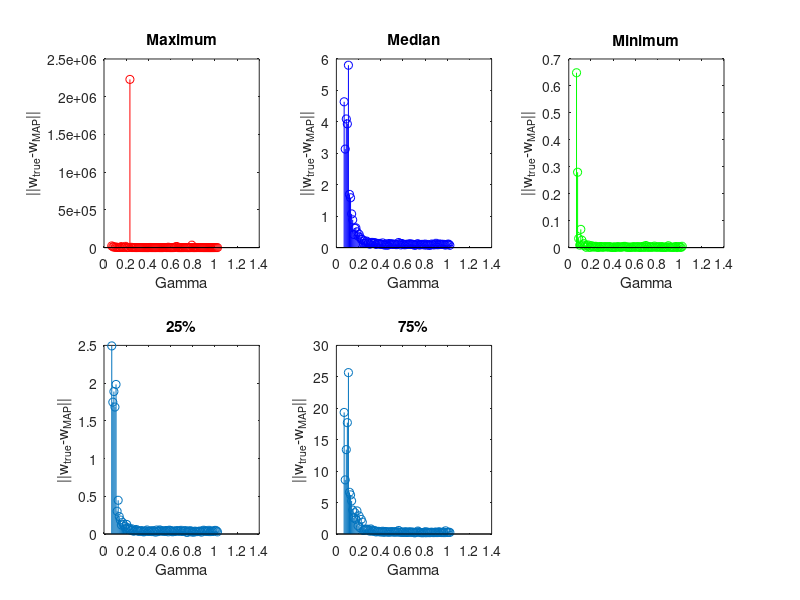

This chart was generated by the following MATLAB code:
clear all; clc; close all;
%% define parameters
N = 10;
sigma=.01;
w_true = [.5;-1;-.8;1];
%% select gamma values and initialize arrays to fill
B = .01;
gamma_values = linspace(.07,10^B,100);
maxs=[];
mins=[];
lower_quart = [];
median_ = [];
upper_quart = [];
for gamma = gamma_values
    l2_norms = [];
        for i = 1:100
            %% create dataset
            v = mvnrnd(0,sigma,N);
            x = sort(unifrnd(-1,1,[N,1]));
            % phi_x -> training example is each row
            phi_x = [x.^3 x.^2 x ones(N,1)];
            y_true = phi_x *w_true;
            y_corrupted = y_true + v;
            w_map = ((y_corrupted'*phi_x) / ((phi_x'*phi_x)/(sigma^2) - N*gamma^(-2)*eye(length(w_true))))' * 1/(sigma^2) ;
            y_estimated = phi_x*w_map;
            l2_norms = [l2_norms norm(w_true-w_map,2)^2];
        end
    maxs=[maxs max(l2_norms)];
    mins=[mins min(l2_norms)];
    lower_quart = [lower_quart quantile(l2_norms,.25)];
    median_ = [median_ median(l2_norms)];
    upper_quart = [upper_quart quantile(l2_norms,.75)];
end
%%
figure(1)

subplot(2,3,1)
stem(gamma_values,maxs,'r-')
title('Maximum')
xlabel("Gamma")
ylabel("||w_{true}-w_{MAP}||")

subplot(2,3,2)
stem(gamma_values,median_,'b-')
title('Median')
xlabel("Gamma")
ylabel("||w_{true}-w_{MAP}||")

subplot(2,3,3)
stem(gamma_values,mins,'g-')
title('Minimum')
xlabel("Gamma")
ylabel("||w_{true}-w_{MAP}||")

subplot(2,3,4)
stem(gamma_values,lower_quart)
title("25%")
xlabel("Gamma")
ylabel("||w_{true}-w_{MAP}||")

subplot(2,3,5)
stem(gamma_values,upper_quart)
title("75%")
xlabel("Gamma")
ylabel("||w_{true}-w_{MAP}||")